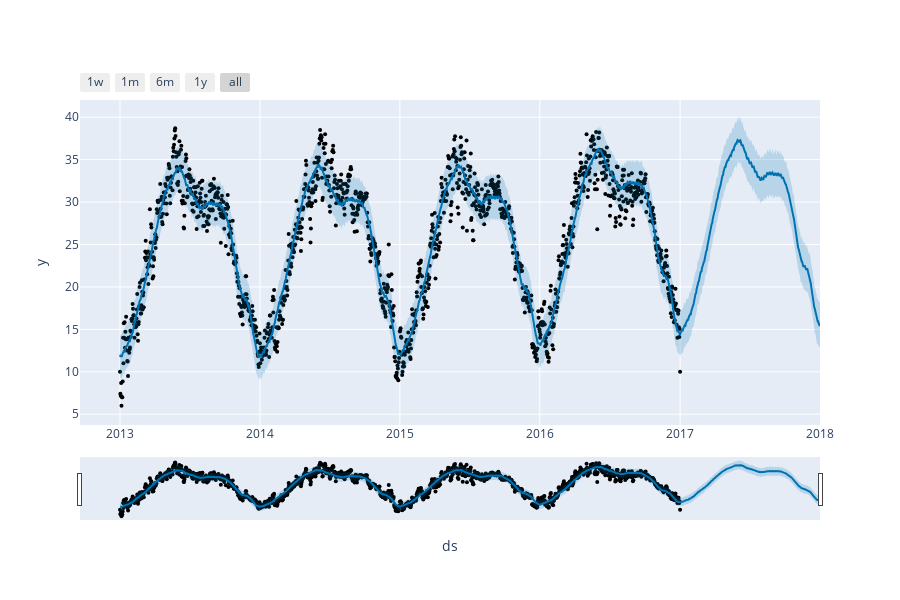

Notebook code for this chart:
### Code cell
from prophet import Prophet
from prophet.plot import plot_plotly, plot_components_plotly
model = Prophet()
model.fit(forecast_data)
forecasts = model.make_future_dataframe(periods=365)
predictions = model.predict(forecasts)
plot_plotly(model, predictions)

### Figure 1 — Plotly figure (JSON) as saved in the notebook; plotly's stock layout.template omitted (floating-point values rounded to 4 significant figures; data arrays with more than 128 entries replaced by an {"elided": "..."} marker saying what was removed)
{"data": [{"marker": {"color": "black", "size": 4}, "mode": "markers", "name": "Actual", "type": "scatter", "x": {"elided": "1462 str values"}, "y": {"elided": "1462 float values"}}, {"hoverinfo": "skip", "line": {"width": 0}, "mode": "lines", "type": "scatter", "x": {"elided": "1827 str values"}, "y": {"elided": "1827 float values"}}, {"fill": "tonexty", "fillcolor": "rgba(0, 114, 178, 0.2)", "line": {"color": "#0072B2", "width": 2}, "mode": "lines", "name": "Predicted", "type": "scatter", "x": {"elided": "1827 str values"}, "y": {"elided": "1827 float values"}}, {"fill": "tonexty", "fillcolor": "rgba(0, 114, 178, 0.2)", "hoverinfo": "skip", "line": {"width": 0}, "mode": "lines", "type": "scatter", "x": {"elided": "1827 str values"}, "y": {"elided": "1827 float values"}}], "layout": {"height": 600, "showlegend": false, "width": 900, "xaxis": {"autorange": true, "range": ["2012-09-18 15:46:17.1429", "2018-01-01"], "rangeselector": {"buttons": [{"count": 7, "label": "1w", "step": "day", "stepmode": "backward"}, {"count": 1, "label": "1m", "step": "month", "stepmode": "backward"}, {"count": 6, "label": "6m", "step": "month", "stepmode": "backward"}, {"count": 1, "label": "1y", "step": "year", "stepmode": "backward"}, {"step": "all"}]}, "rangeslider": {"autorange": true, "range": ["2012-09-18 15:46:17.1429", "2018-01-01"], "visible": true, "yaxis": {"_template": null, "rangemode": "match"}}, "title": {"text": "ds"}, "type": "date"}, "yaxis": {"autorange": true, "range": [3.733, 42.03], "title": {"text": "y"}, "type": "linear"}}}
